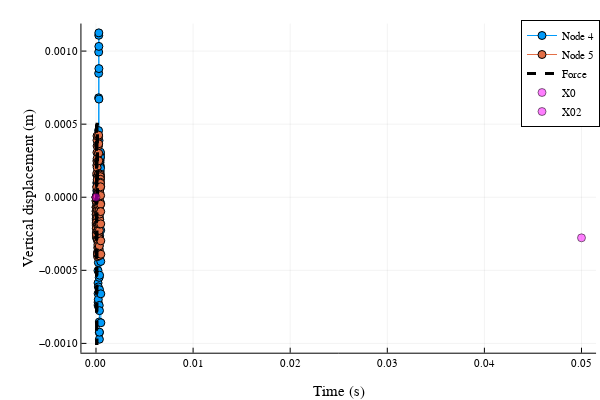

The cell this chart's notebook holds for it:
### Code cell
fig = plot(xlab="Time (s)", ylab="Vertical displacement (m)")
plot!(fig, sol, vars=(0, 4*2-2), lab="Node 4")
plot!(fig, sol, vars=(0, 5*2-2), lab="Node 5")
plot!(fig, tsp, t -> 1e-10 * fr.(t), lw=3.0, c=:black, ls=:dash, lab="Force")

plot!(fig, X0, vars=(0, 4*2-2), lab="X0", c=:magenta)
plot!(fig, X02, vars=(0, 4*2-2), lab="X02", c=:magenta)

#plot!(X03, vars=(0, 117), c=:blue)
#plot!(X04, vars=(0, 117), c=:blue)
#plot!(sol4, vars=(0, 117), c=:blue)
